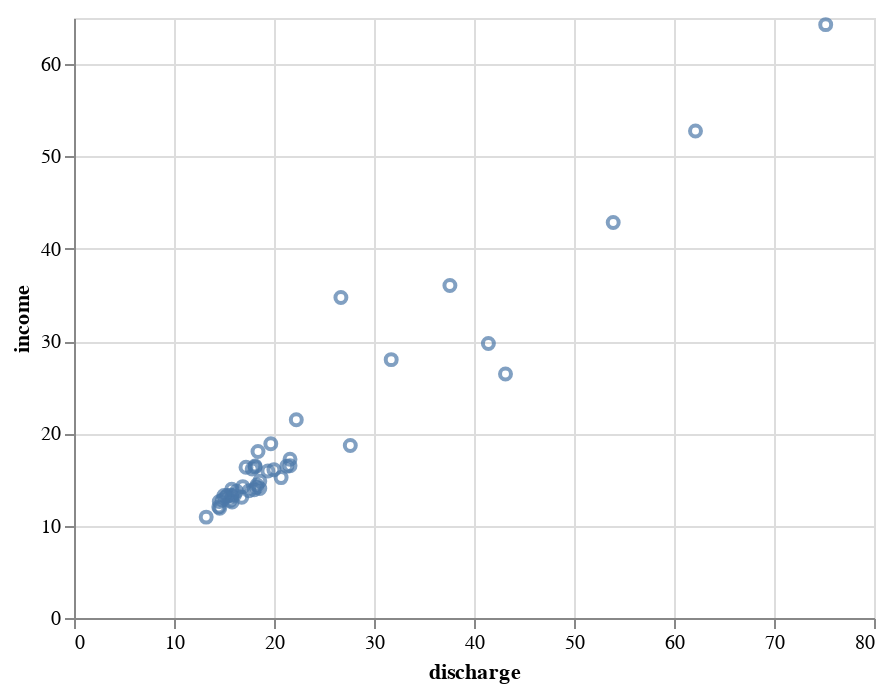

The cell this chart's notebook holds for it:
### Code cell
alt.Chart(dat2).mark_point().encode(
    x='discharge',
    y='income')

### Figure 1 — Vega-Lite specification as saved in the notebook (floating-point values rounded to 4 significant figures)
{"config": {"view": {"continuousWidth": 400, "continuousHeight": 300}}, "data": {"name": "data-298c2310b62750810f8ba0848f300c6c"}, "mark": "point", "encoding": {"x": {"type": "quantitative", "field": "discharge"}, "y": {"type": "quantitative", "field": "income"}}, "$schema": "https://vega.github.io/schema/vega-lite/v4.8.1.json", "datasets": {"data-298c2310b62750810f8ba0848f300c6c": [{"Year": "Apr-2013", "discharge": 31.72, "income": 27.99, "wat_balance": -3.73}, {"Year": "May-2013", "discharge": 62.15, "income": 52.76, "wat_balance": -9.39}, {"Year": "Jun-2013", "discharge": 37.59, "income": 36.03, "wat_balance": -1.56}, {"Year": "Jul-2013", "discharge": 17.82, "income": 16.15, "wat_balance": -1.67}, {"Year": "Aug-2013", "discharge": 16.05, "income": 13.34, "wat_balance": -2.71}, {"Year": "Sep-2013", "discharge": 14.53, "income": 12.62, "wat_balance": -1.91}, {"Year": "Oct-2013", "discharge": 15.81, "income": 13.18, "wat_balance": -2.63}, {"Year": "Nov-2013", "discharge": 18.3, "income": 14.41, "wat_balance": -3.89}, {"Year": "Dec-2013", "discharge": 21.6, "income": 17.2, "wat_balance": -4.4}, {"Year": "Jan-2014", "discharge": 21.28, "income": 16.45, "wat_balance": -4.83}, {"Year": "Feb-2014", "discharge": 19.39, "income": 15.92, "wat_balance": -3.47}, {"Year": "Mar-2014", "discharge": 22.23, "income": 21.48, "wat_balance": -0.75}, {"Year": "Apr-2014", "discharge": 27.63, "income": 18.69, "wat_balance": -8.94}, {"Year": "May-2014", "discharge": 53.92, "income": 42.85, "wat_balance": -11.07}, {"Year": "Jun-2014", "discharge": 18.4, "income": 18.04, "wat_balance": -0.36}, {"Year": "Jul-2014", "discharge": 16.27, "income": 13.74, "wat_balance": -2.53}, {"Year": "Aug-2014", "discharge": 15.62, "income": 12.72, "wat_balance": -2.9}, {"Year": "Sep-2014", "discharge": 18.58, "income": 14.02, "wat_balance": -4.56}, {"Year": "Oct-2014", "discharge": 15.33, "income": 13.28, "wat_balance": -2.05}, {"Year": "Nov-2014", "discharge": 14.48, "income": 12.03, "wat_balance": -2.45}, {"Year": "Dec-2014", "discharge": 15.7, "income": 13.31, "wat_balance": -2.39}, {"Year": "Jan-2015", "discharge": 15.81, "income": 12.56, "wat_balance": -3.25}, {"Year": "Feb-2015", "discharge": 13.22, "income": 10.93, "wat_balance": -2.29}, {"Year": "Mar-2015", "discharge": 15.22, "income": 13.1, "wat_balance": -2.12}, {"Year": "Apr-2015", "discharge": 14.57, "income": 11.9, "wat_balance": -2.67}, {"Year": "May-2015", "discharge": 41.44, "income": 29.73, "wat_balance": -11.71}, {"Year": "Jun-2015", "discharge": 19.68, "income": 18.87, "wat_balance": -0.81}, {"Year": "Jul-2015", "discharge": 18.02, "income": 13.9, "wat_balance": -4.12}, {"Year": "Aug-2015", "discharge": 18.24, "income": 14.17, "wat_balance": -4.07}, {"Year": "Sep-2015", "discharge": 18.58, "income": 14.83, "wat_balance": -3.75}, {"Year": "Oct-2015", "discharge": 17.5, "income": 13.79, "wat_balance": -3.71}, {"Year": "Nov-2015", "discharge": 16.77, "income": 13.09, "wat_balance": -3.68}, {"Year": "Dec-2015", "discharge": 20.71, "income": 15.21, "wat_balance": -5.5}, {"Year": "Jan-2016", "discharge": 19.99, "income": 16.07, "wat_balance": -3.92}, {"Year": "Feb-2016", "discharge": 18.11, "income": 16.36, "wat_balance": -1.75}, {"Year": "Mar-2016", "discharge": 21.6, "income": 16.5, "wat_balance": -5.1}, {"Year": "Apr-2016", "discharge": 43.15, "income": 26.44, "wat_balance": -16.71}, {"Year": "May-2016", "discharge": 75.17, "income": 64.28, "wat_balance": -10.89}, {"Year": "Jun-2016", "discharge": 26.69, "income": 34.73, "wat_balance": 8.04}, {"Year": "Jul-2016", "discharge": 17.2, "income": 16.34, "wat_balance": -0.86}, {"Year": "Aug-2016", "discharge": 15.77, "income": 13.95, "wat_balance": -1.82}, {"Year": "Sep-2016", "discharge": 14.84, "income": 12.78, "wat_balance": -2.06}, {"Year": "Oct-2016", "discharge": 15.0, "income": 13.26, "wat_balance": -1.74}, {"Year": "Nov-2016", "discharge": 16.88, "income": 14.23, "wat_balance": -2.65}, {"Year": "Dec-2016", "discharge": 18.11, "income": 16.47, "wat_balance": -1.64}]}}
